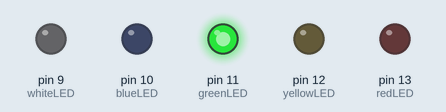
Simulated run of this sketch. Board: Arduino Uno, built with avr-gcc and run on an emulated ATmega328P. On the bench: output pins drawn as LEDs (lit = HIGH).

Above: at 2.5 s.
At 6.0 s:
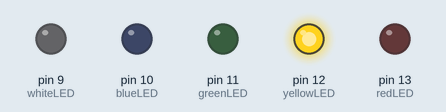
At 9.5 s:
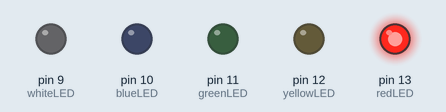
At 12.05 s:
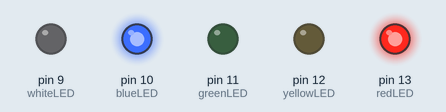
At 12.15 s:
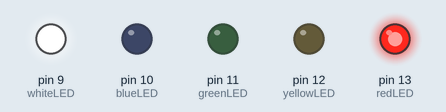
Timing chart, 0 to 15.9 s (numbered marks = the images above):
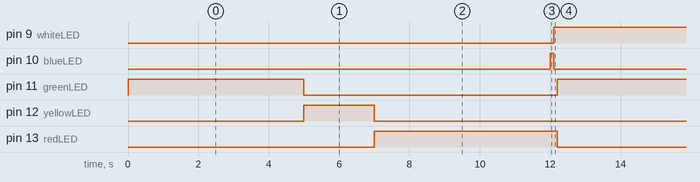

The sketch:

sketch_jul7b.ino
```cpp
int redLED = 13, yellowLED = 12, greenLED = 11, blueLED = 10, whiteLED = 9;

void setup() {
  pinMode(redLED, OUTPUT);
  pinMode(yellowLED, OUTPUT);
  pinMode(greenLED, OUTPUT);
  pinMode(blueLED, OUTPUT);
  pinMode(whiteLED, OUTPUT);
}

void loop() {
  digitalWrite(greenLED, HIGH);
  digitalWrite(yellowLED, LOW);
  digitalWrite(redLED, LOW);
  delay(5000);

  digitalWrite(greenLED, LOW);
  digitalWrite(yellowLED, HIGH);
  digitalWrite(redLED, LOW);
  delay(2000);

  digitalWrite(greenLED, LOW);
  digitalWrite(yellowLED, LOW);
  digitalWrite(redLED, HIGH);
  delay(5000);
  flash();
}

void flash() {
  digitalWrite(whiteLED, LOW);
  digitalWrite(blueLED, HIGH);
  delay(100);
  digitalWrite(whiteLED, HIGH);
  digitalWrite(blueLED, LOW);
  delay(100);
}
```

Measured:
- by itself, pin 9 (whiteLED): alternates HIGH for 12.1 s and LOW for 0.10 s
- by itself, pin 10 (blueLED): alternates HIGH for 0.10 s and LOW for 12.1 s
- by itself, pin 11 (greenLED): alternates HIGH for 5.0 s and LOW for 7.2 s
- by itself, pin 12 (yellowLED): alternates HIGH for 2.0 s and LOW for 10.2 s
- by itself, pin 13 (redLED): alternates HIGH for 5.2 s and LOW for 7.0 s
